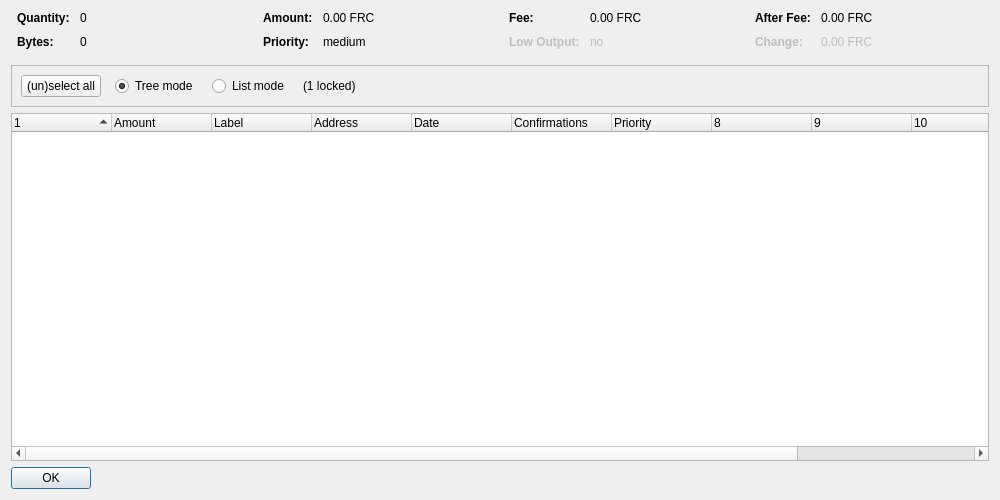
<?xml version="1.0" encoding="UTF-8"?>
<ui version="4.0">
 <class>CoinControlDialog</class>
 <widget class="QDialog" name="CoinControlDialog">
  <property name="geometry">
   <rect>
    <x>0</x>
    <y>0</y>
    <width>1000</width>
    <height>500</height>
   </rect>
  </property>
  <property name="windowTitle">
   <string>Coin Control Address Selection</string>
  </property>
  <layout class="QVBoxLayout" name="verticalLayout">
   <item>
    <layout class="QHBoxLayout" name="horizontalLayoutTop" stretch="0,0,0,0">
     <property name="topMargin">
      <number>0</number>
     </property>
     <property name="bottomMargin">
      <number>10</number>
     </property>
     <item>
      <layout class="QFormLayout" name="formLayoutCoinControl1">
       <property name="horizontalSpacing">
        <number>10</number>
       </property>
       <property name="verticalSpacing">
        <number>10</number>
       </property>
       <property name="leftMargin">
        <number>6</number>
       </property>
       <property name="rightMargin">
        <number>6</number>
       </property>
       <item row="0" column="0">
        <widget class="QLabel" name="labelCoinControlQuantityText">
         <property name="font">
          <font>
           <weight>75</weight>
           <bold>true</bold>
          </font>
         </property>
         <property name="text">
          <string>Quantity:</string>
         </property>
        </widget>
       </item>
       <item row="0" column="1">
        <widget class="QLabel" name="labelCoinControlQuantity">
         <property name="cursor">
          <cursorShape>IBeamCursor</cursorShape>
         </property>
         <property name="contextMenuPolicy">
          <enum>Qt::ActionsContextMenu</enum>
         </property>
         <property name="text">
          <string notr="true">0</string>
         </property>
         <property name="textInteractionFlags">
          <set>Qt::LinksAccessibleByMouse|Qt::TextSelectableByKeyboard|Qt::TextSelectableByMouse</set>
         </property>
        </widget>
       </item>
       <item row="1" column="0">
        <widget class="QLabel" name="labelCoinControlBytesText">
         <property name="font">
          <font>
           <weight>75</weight>
           <bold>true</bold>
          </font>
         </property>
         <property name="text">
          <string>Bytes:</string>
         </property>
        </widget>
       </item>
       <item row="1" column="1">
        <widget class="QLabel" name="labelCoinControlBytes">
         <property name="cursor">
          <cursorShape>IBeamCursor</cursorShape>
         </property>
         <property name="contextMenuPolicy">
          <enum>Qt::ActionsContextMenu</enum>
         </property>
         <property name="text">
          <string notr="true">0</string>
         </property>
         <property name="textInteractionFlags">
          <set>Qt::LinksAccessibleByMouse|Qt::TextSelectableByKeyboard|Qt::TextSelectableByMouse</set>
         </property>
        </widget>
       </item>
      </layout>
     </item>
     <item>
      <layout class="QFormLayout" name="formLayoutCoinControl2">
       <property name="horizontalSpacing">
        <number>10</number>
       </property>
       <property name="verticalSpacing">
        <number>10</number>
       </property>
       <property name="leftMargin">
        <number>6</number>
       </property>
       <property name="rightMargin">
        <number>6</number>
       </property>
       <item row="0" column="0">
        <widget class="QLabel" name="labelCoinControlAmountText">
         <property name="font">
          <font>
           <weight>75</weight>
           <bold>true</bold>
          </font>
         </property>
         <property name="text">
          <string>Amount:</string>
         </property>
        </widget>
       </item>
       <item row="0" column="1">
        <widget class="QLabel" name="labelCoinControlAmount">
         <property name="cursor">
          <cursorShape>IBeamCursor</cursorShape>
         </property>
         <property name="contextMenuPolicy">
          <enum>Qt::ActionsContextMenu</enum>
         </property>
         <property name="text">
          <string notr="true">0.00 FRC</string>
         </property>
         <property name="textInteractionFlags">
          <set>Qt::LinksAccessibleByMouse|Qt::TextSelectableByKeyboard|Qt::TextSelectableByMouse</set>
         </property>
        </widget>
       </item>
       <item row="1" column="0">
        <widget class="QLabel" name="labelCoinControlPriorityText">
         <property name="font">
          <font>
           <weight>75</weight>
           <bold>true</bold>
          </font>
         </property>
         <property name="text">
          <string>Priority:</string>
         </property>
        </widget>
       </item>
       <item row="1" column="1">
        <widget class="QLabel" name="labelCoinControlPriority">
         <property name="cursor">
          <cursorShape>IBeamCursor</cursorShape>
         </property>
         <property name="contextMenuPolicy">
          <enum>Qt::ActionsContextMenu</enum>
         </property>
         <property name="text">
          <string notr="true">medium</string>
         </property>
         <property name="textInteractionFlags">
          <set>Qt::LinksAccessibleByMouse|Qt::TextSelectableByKeyboard|Qt::TextSelectableByMouse</set>
         </property>
        </widget>
       </item>
      </layout>
     </item>
     <item>
      <layout class="QFormLayout" name="formLayoutCoinControl3">
       <property name="horizontalSpacing">
        <number>10</number>
       </property>
       <property name="verticalSpacing">
        <number>10</number>
       </property>
       <property name="leftMargin">
        <number>6</number>
       </property>
       <property name="rightMargin">
        <number>6</number>
       </property>
       <item row="0" column="0">
        <widget class="QLabel" name="labelCoinControlFeeText">
         <property name="font">
          <font>
           <weight>75</weight>
           <bold>true</bold>
          </font>
         </property>
         <property name="text">
          <string>Fee:</string>
         </property>
        </widget>
       </item>
       <item row="0" column="1">
        <widget class="QLabel" name="labelCoinControlFee">
         <property name="cursor">
          <cursorShape>IBeamCursor</cursorShape>
         </property>
         <property name="contextMenuPolicy">
          <enum>Qt::ActionsContextMenu</enum>
         </property>
         <property name="text">
          <string notr="true">0.00 FRC</string>
         </property>
         <property name="textInteractionFlags">
          <set>Qt::LinksAccessibleByMouse|Qt::TextSelectableByKeyboard|Qt::TextSelectableByMouse</set>
         </property>
        </widget>
       </item>
       <item row="1" column="0">
        <widget class="QLabel" name="labelCoinControlLowOutputText">
         <property name="enabled">
          <bool>false</bool>
         </property>
         <property name="font">
          <font>
           <weight>75</weight>
           <bold>true</bold>
          </font>
         </property>
         <property name="text">
          <string>Low Output:</string>
         </property>
        </widget>
       </item>
       <item row="1" column="1">
        <widget class="QLabel" name="labelCoinControlLowOutput">
         <property name="enabled">
          <bool>false</bool>
         </property>
         <property name="cursor">
          <cursorShape>IBeamCursor</cursorShape>
         </property>
         <property name="contextMenuPolicy">
          <enum>Qt::ActionsContextMenu</enum>
         </property>
         <property name="text">
          <string notr="true">no</string>
         </property>
         <property name="textInteractionFlags">
          <set>Qt::LinksAccessibleByMouse|Qt::TextSelectableByKeyboard|Qt::TextSelectableByMouse</set>
         </property>
        </widget>
       </item>
      </layout>
     </item>
     <item>
      <layout class="QFormLayout" name="formLayoutCoinControl4">
       <property name="horizontalSpacing">
        <number>10</number>
       </property>
       <property name="verticalSpacing">
        <number>10</number>
       </property>
       <property name="leftMargin">
        <number>6</number>
       </property>
       <property name="rightMargin">
        <number>6</number>
       </property>
       <item row="0" column="0">
        <widget class="QLabel" name="labelCoinControlAfterFeeText">
         <property name="font">
          <font>
           <weight>75</weight>
           <bold>true</bold>
          </font>
         </property>
         <property name="text">
          <string>After Fee:</string>
         </property>
        </widget>
       </item>
       <item row="0" column="1">
        <widget class="QLabel" name="labelCoinControlAfterFee">
         <property name="cursor">
          <cursorShape>IBeamCursor</cursorShape>
         </property>
         <property name="contextMenuPolicy">
          <enum>Qt::ActionsContextMenu</enum>
         </property>
         <property name="text">
          <string notr="true">0.00 FRC</string>
         </property>
         <property name="textInteractionFlags">
          <set>Qt::LinksAccessibleByMouse|Qt::TextSelectableByKeyboard|Qt::TextSelectableByMouse</set>
         </property>
        </widget>
       </item>
       <item row="1" column="0">
        <widget class="QLabel" name="labelCoinControlChangeText">
         <property name="enabled">
          <bool>false</bool>
         </property>
         <property name="font">
          <font>
           <weight>75</weight>
           <bold>true</bold>
          </font>
         </property>
         <property name="text">
          <string>Change:</string>
         </property>
        </widget>
       </item>
       <item row="1" column="1">
        <widget class="QLabel" name="labelCoinControlChange">
         <property name="enabled">
          <bool>false</bool>
         </property>
         <property name="cursor">
          <cursorShape>IBeamCursor</cursorShape>
         </property>
         <property name="contextMenuPolicy">
          <enum>Qt::ActionsContextMenu</enum>
         </property>
         <property name="text">
          <string notr="true">0.00 FRC</string>
         </property>
         <property name="textInteractionFlags">
          <set>Qt::LinksAccessibleByMouse|Qt::TextSelectableByKeyboard|Qt::TextSelectableByMouse</set>
         </property>
        </widget>
       </item>
      </layout>
     </item>
    </layout>
   </item>
   <item>
    <widget class="QFrame" name="frame">
     <property name="minimumSize">
      <size>
       <width>0</width>
       <height>40</height>
      </size>
     </property>
     <property name="frameShape">
      <enum>QFrame::StyledPanel</enum>
     </property>
     <property name="frameShadow">
      <enum>QFrame::Sunken</enum>
     </property>
     <layout class="QHBoxLayout" name="horizontalLayout">
      <item>
       <layout class="QHBoxLayout" name="horizontalLayoutPanel" stretch="0,0,0,0,0">
        <property name="spacing">
         <number>14</number>
        </property>
        <item>
         <widget class="QPushButton" name="pushButtonSelectAll">
          <property name="sizePolicy">
           <sizepolicy hsizetype="Maximum" vsizetype="Fixed">
            <horstretch>0</horstretch>
            <verstretch>0</verstretch>
           </sizepolicy>
          </property>
          <property name="text">
           <string>(un)select all</string>
          </property>
         </widget>
        </item>
        <item>
         <widget class="QRadioButton" name="radioTreeMode">
          <property name="sizePolicy">
           <sizepolicy hsizetype="Maximum" vsizetype="Fixed">
            <horstretch>0</horstretch>
            <verstretch>0</verstretch>
           </sizepolicy>
          </property>
          <property name="text">
           <string>Tree mode</string>
          </property>
          <property name="checked">
           <bool>true</bool>
          </property>
         </widget>
        </item>
        <item>
         <widget class="QRadioButton" name="radioListMode">
          <property name="sizePolicy">
           <sizepolicy hsizetype="Maximum" vsizetype="Fixed">
            <horstretch>0</horstretch>
            <verstretch>0</verstretch>
           </sizepolicy>
          </property>
          <property name="text">
           <string>List mode</string>
          </property>
         </widget>
        </item>
        <item>
         <widget class="QLabel" name="labelLocked">
          <property name="text">
           <string notr="true">(1 locked)</string>
          </property>
         </widget>
        </item>
        <item>
         <spacer name="horizontalSpacer">
          <property name="orientation">
           <enum>Qt::Horizontal</enum>
          </property>
          <property name="sizeHint" stdset="0">
           <size>
            <width>40</width>
            <height>20</height>
           </size>
          </property>
         </spacer>
        </item>
       </layout>
      </item>
     </layout>
    </widget>
   </item>
   <item>
    <widget class="CoinControlTreeWidget" name="treeWidget">
     <property name="contextMenuPolicy">
      <enum>Qt::CustomContextMenu</enum>
     </property>
     <property name="sortingEnabled">
      <bool>false</bool>
     </property>
     <property name="columnCount">
      <number>12</number>
     </property>
     <attribute name="headerShowSortIndicator" stdset="0">
      <bool>true</bool>
     </attribute>
     <attribute name="headerStretchLastSection">
      <bool>false</bool>
     </attribute>
     <column>
      <property name="text">
       <string/>
      </property>
     </column>
     <column>
      <property name="text">
       <string>Amount</string>
      </property>
     </column>
     <column>
      <property name="text">
       <string notr="true">Label</string>
      </property>
     </column>
     <column>
      <property name="text">
       <string>Address</string>
      </property>
     </column>
     <column>
      <property name="text">
       <string>Date</string>
      </property>
     </column>
     <column>
      <property name="text">
       <string>Confirmations</string>
      </property>
      <property name="toolTip">
       <string>Confirmed</string>
      </property>
     </column>
     <column>
      <property name="text">
       <string>Priority</string>
      </property>
     </column>
     <column>
      <property name="text">
       <string/>
      </property>
     </column>
     <column>
      <property name="text">
       <string/>
      </property>
     </column>
     <column>
      <property name="text">
       <string/>
      </property>
     </column>
     <column>
      <property name="text">
       <string/>
      </property>
     </column>
     <column>
      <property name="text">
       <string/>
      </property>
     </column>
    </widget>
   </item>
   <item>
    <widget class="QDialogButtonBox" name="buttonBox">
     <property name="sizePolicy">
      <sizepolicy hsizetype="Maximum" vsizetype="Fixed">
       <horstretch>0</horstretch>
       <verstretch>0</verstretch>
      </sizepolicy>
     </property>
     <property name="orientation">
      <enum>Qt::Horizontal</enum>
     </property>
     <property name="standardButtons">
      <set>QDialogButtonBox::Ok</set>
     </property>
    </widget>
   </item>
  </layout>
 </widget>
 <customwidgets>
  <customwidget>
   <class>CoinControlTreeWidget</class>
   <extends>QTreeWidget</extends>
   <header>coincontroltreewidget.h</header>
  </customwidget>
 </customwidgets>
 <resources/>
 <connections/>
</ui>
